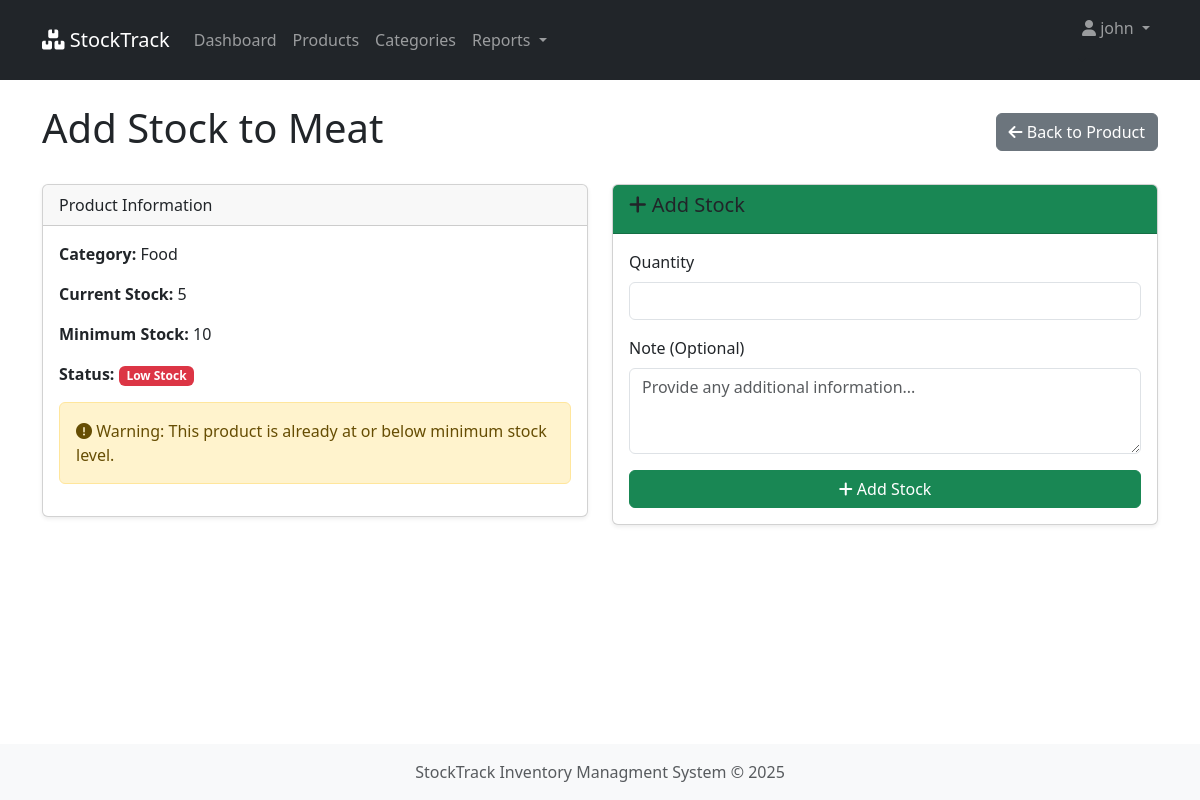
/stock/add/5 (signed in), run on the app's committed database.
### inventory/models.py (models this page shows, shortened)
class Product(models.Model):
    name = models.CharField(max_length=255, db_index=True)
    description = models.TextField(blank=True, null=True)
    category = models.ForeignKey(Category, on_delete=models.CASCADE, related_name='products')
    price = models.DecimalField(max_digits=10, decimal_places=2, db_index=True)
    quantity = models.IntegerField(default=0, db_index=True)
    minimum_stock = models.IntegerField(default=10)
    created_at = models.DateTimeField(auto_now_add=True)
    updated_at = models.DateTimeField(auto_now=True)
    @property
    def is_low_stock(self):
        return self.quantity <= self.minimum_stock

class Category(models.Model):
    name = models.CharField(max_length=255, unique=True, db_index=True)
    description = models.TextField(blank=True, null=True)
    created_at = models.DateTimeField(auto_now_add=True)
    class Meta:
        verbose_name_plural = "categories"
        ordering = ['name']

### inventory/views.py (the view, shortened to what this page needs)
# urls.py: path('stock/add/<int:product_id>', views.add_stock, name='add_stock'),
@never_cache
@csrf_protect
@login_required
def add_stock(request, product_id):
    product = get_object_or_404(Product, pk=product_id)
    return render(request, 'inventory/stock_form.html', {'product': product, 'movement_type': 'in'})

### inventory/templates/inventory/stock_form.html (shortened to what this page needs)
{% extends 'inventory/base.html' %}
{% load static %}
{% block content %}
<div class="d-flex justify-content-between align-items-center mb-4">
    <h1>
        {% if movement_type == 'in' %}Add Stock to{% else %}Remove Stock from{% endif %} {{ product.name }}
    </h1>
    <a href="{% url 'product_detail' product.pk %}" class="btn btn-secondary">
        <i class="fas fa-arrow-left"></i> Back to Product
    </a>
</div>
<div class="row">
    <div class="col-md-6">
        <div class="card">
            <div class="card-header">
                Product Information
            </div>
            <div class="card-body">
                <p><strong>Category:</strong> {{ product.category.name }}</p>
                <p><strong>Current Stock:</strong> {{ product.quantity }}</p>
                <p><strong>Minimum Stock:</strong> {{ product.minimum_stock }}</p>
                <p>
                    <strong>Status:</strong>
                    {% if product.is_low_stock %}
                    <span class="badge bg-danger">Low Stock</span>
                    {% else %}
                    <span class="badge bg-success">In Stock</span>
                    {% endif %}
                </p>
                {% if product.quantity == 0 %}
                <div class="alert alert-danger">
                    <i class="fas fa-exclamation-circle"></i> Cannot remove tock as current quantity is 0.
                </div>
                {% elif product.is_low_stock %}
                <div class="alert alert-warning">
                    <i class="fas fa-exclamation-circle"></i> Warning: This product is already at or below minimum stock level.
                </div>
                {% endif %}
            </div>
        </div>
    </div>
    <div class="col-md-6">
        <div class="card">
            <div class="card-header bg-{% if movement_type == 'in' %}success{% else %}danger{% endif %}">
                <h5><i class="fas fa-{% if movement_type == 'in' %}plus{% else %}minus{% endif %}"></i>
                {% if movement_type == 'in' %}Add Stock{% else %}Remove Stock{% endif %}
                </h5>
            </div>
            <div class="card-body">
                <form method="post">
                    <div class="mb-3">
                        <label for="quantity" class="form-label">Quantity</label>
                        <input type="number" class="form-control" id="quantity" name="quantity" min="1"
                               {% if movement_type == 'out' %}max="{{ product.quantity }}"{% endif %} required>
                    </div>
                    <div class="mb-3">
                        <label for="note" class="form-label">Note (Optional)</label>
                        <textarea class="form-control" id="note" name="note" rows="3" placeholder="Provide any additional information..."></textarea>
                    </div>
                    <div class="d-grid">
                        <button type="submit" class="btn btn-{% if movement_type == 'in' %}success{% else %}danger{% endif %}"
                                {% if movement_type == 'out' and product.quantity == 0 %}disabled{% endif %}>
                            <i class="fas fa-{% if movement_type == 'in' %}plus{% else %}minus{% endif %}"></i>
                            {% if movement_type == 'in' %}Add{% else %}Remove{% endif %} Stock
                        </button>
                    </div>
                </form>
            </div>
        </div>
    </div>
</div>
{% endblock %}

### inventory/templates/inventory/base.html (shortened to what this page needs)
<!DOCTYPE html>
<html lang="en">
<head>
    <link rel="stylesheet" href="/static/css/style.css">
    <link href="https://cdn.jsdelivr.net/npm/bootstrap@5.3.0/dist/css/bootstrap.min.css" rel="stylesheet">
    <link rel="stylesheet" href="https://cdnjs.cloudflare.com/ajax/libs/font-awesome/6.0.0/css/all.min.css">
</head>
<body>
    {% if user.is_authenticated %}
    <nav class="navbar navbar-expand-lg navbar-dark bg-dark">
        <div class="container">
            <a href="{% url 'dashboard' %}" class="navbar-brand">
                <i class="fas fa-boxes"></i> StockTrack
            </a>
            <div class="collapse navbar-collapse" id="navbar">
                <ul class="navbar-nav">
                    <li class="nav-item">
                        <a href="{% url 'dashboard' %}" class="nav-link">Dashboard</a>
                    </li>
                    <li class="nav-item">
                        <a href="{% url 'product_list' %}" class="nav-link">Products</a>
                    </li>
                    <li class="nav-item">
                        <a href="{% url 'category_list' %}" class="nav-link">Categories</a>
                    </li>
                    <li class="nav-item dropdown">
                        <a class="nav-link dropdown-toggle" href="#" id="reportsDropdown" role="button" data-bs-toggle="dropdown">
                            Reports
                        </a>
                    </li>
                </ul>
                <ul class="navbar-nav ms-auto">
                    <li class="nav-item dropdown-toggle">
                        <a href="#" class="nav-link dropdown-toggle" id="userDropdown" role="button" data-bs-toggle="dropdown">
                            <i class="fas fa-user"></i> {{user.username}}
                        </a>
                    </li>
                </ul>
            </div>
        </div>
    </nav>
    {% endif %}
    <div class="container mt-4">
        {% block content %}{% endblock %}
    </div>
    <footer class="footer mt-auto py-3 bg-light">
        <div class="container text-center">
            <span class="text-muted">
                StockTrack Inventory Managment System &copy; {% now "Y" %}
            </span>
        </div>
    </footer>
</body>
</html>

### static/css/style.css (style rules this page uses)
body { min-height: 100vh; display: flex; flex-direction: column; }
.footer { margin-top: auto; }
.card { box-shadow: 0 0.125rem 0.25rem rgba(0, 0, 0, 0.075); margin-bottom: 1.5rem; }
.card-header { font-weight: 500; background-color: #f8f9fa; }
.form-label { font-weight: 500; }

### data on the page
Product: name "Meat", category.name "Food", quantity "5", minimum_stock "10"

### other printed values
{{ user.username }} "john"
